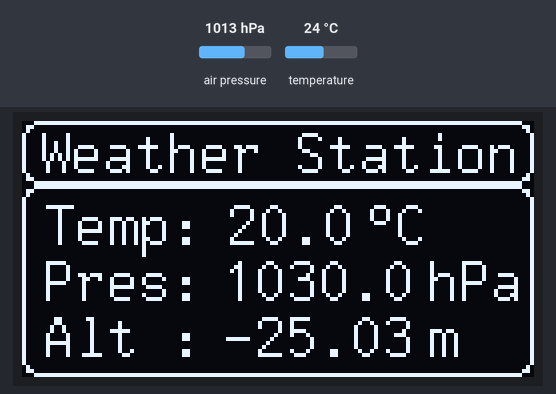
Simulated run of this sketch. Board: Arduino Uno, built with avr-gcc and run on an emulated ATmega328P. Shown: 128×64 one-colour display. The inputs (shaded band) are chosen by the test bench; at power-on: temperature 24 °C, air pressure 1013 hPa. What the sketch prints to the serial monitor is not drawn.

Above: at 4.4 s.
4.5 s: temperature set to 12 °C
At 7.0 s:
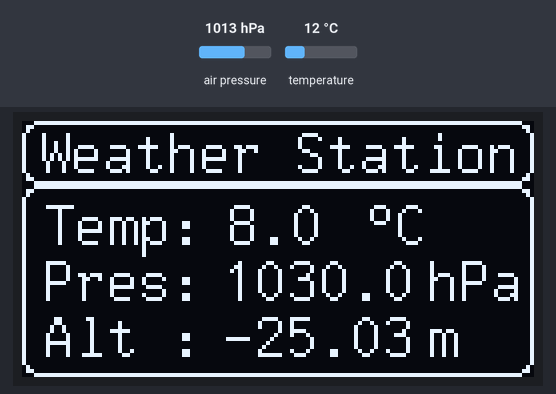
8.1 s: air pressure set to 952 hPa
At 9.7 s:
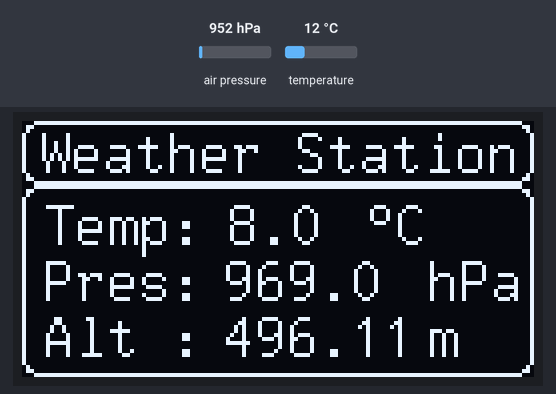
10.8 s: temperature set to 19 °C
At 12.7 s:
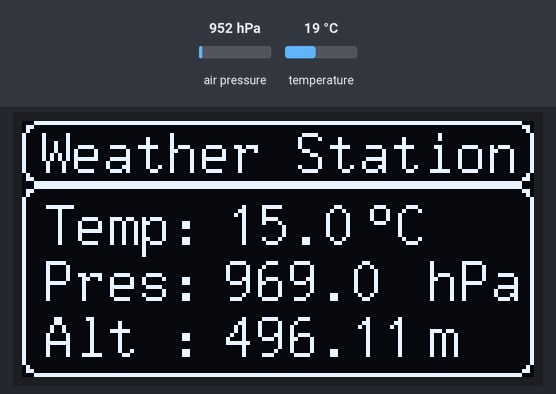
13.5 s: air pressure set to 975 hPa
At 15.8 s:
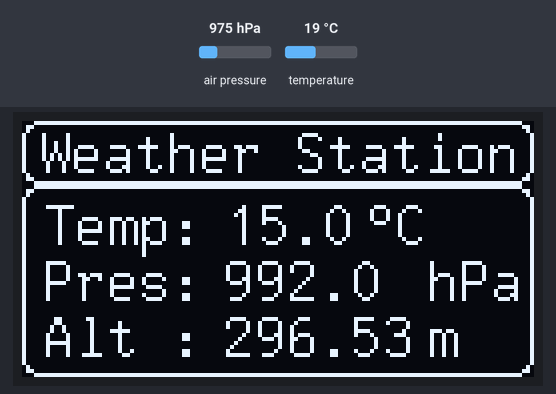
Timing chart, 0 to 17.2 s (numbered marks = the images above; inputs shaded):
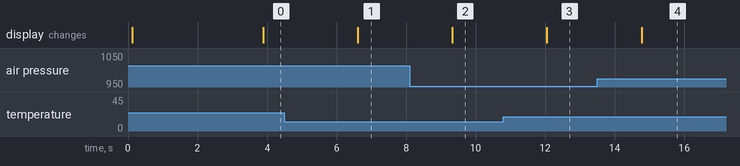

The sketch:

oled_bmp_2.ino
```cpp
#include <Wire.h>
#include <U8g2lib.h>
#include <Adafruit_Sensor.h>
#include <Adafruit_BMP280.h>
#include "logo_xbm.h"
float temp;
float pres;
Adafruit_BMP280 sensor_bmp;

//Definicoes do display Oled
U8G2_SH1106_128X64_NONAME_1_HW_I2C u8g2(U8G2_R0, /* reset=*/ U8X8_PIN_NONE);


void setup()
{
  Serial.begin(9600);
  Serial.println("BMP280 teszt");

  //Verifica a conexão do sensor BMP280
  if (!sensor_bmp.begin())
  {
    Serial.println("Az érzékelő nem található. Ellenőrizze a csatlakozásokat!");
    while (1);
  }
  u8g2.begin();
  u8g2.firstPage();
  do {
    u8g2.setDrawColor(1);
    u8g2.setBitmapMode(1);
    //u8g2.drawRFrame(0, 0, 128, 64, 10); //x,y,w,h,r
    //u8g2.drawRFrame(1, 1, 126, 62, 8); //x,y,w,h,r
    u8g2.drawXBM( 0, 0, logo_width, logo_height, logo_bits);
  } while ( u8g2.nextPage() );
  delay(3000);
  u8g2.begin();

}

void loop()
{
  //Chama a rotina de desenho na tela
  draw();
  Serial.println(sensor_bmp.readTemperature());
  delay(2000);
}

void draw()
{
  temp = (sensor_bmp.readTemperature() - 4.0);
  pres = (sensor_bmp.readPressure() / 100.0F  + 17);
  u8g2.firstPage();
  do {
    //Comandos graficos para o display devem ser colocados aqui
    u8g2.setFont(u8g2_font_t0_15_tf );
    //Mostra a temperatura
    u8g2.drawStr(5, 31, "Temp:      C");
    u8g2.drawCircle(89, 23, 2); //Grau
    u8g2.setCursor(51, 31);
    u8g2.print(temp, 1);

    u8g2.drawStr(5, 45, "Pres:       hPa");
    u8g2.setCursor(50, 45);
    u8g2.print(pres, 1);

    u8g2.drawStr(5, 59, "Alt :       m");
    u8g2.setCursor(50, 59);
    u8g2.print(sensor_bmp.readAltitude(1010));

    u8g2.drawStr((128 - u8g2.getStrWidth("Weather Station")) / 2, 13, "Weather Station");
    u8g2.drawRFrame(0, 16, 128, 48, 4);
    u8g2.drawRFrame(0, 0, 128, 16, 4);
  } while ( u8g2.nextPage() );
}
```

Source omitted: logo_xbm.h (data table, 6506 bytes)

Measured:
- after the input at 4.5 s, the display: changes after 2.1 s (image 1)
- after the input at 8.1 s, the display: changes after 1.2 s (image 2)
- after the input at 10.8 s, the display: changes after 1.3 s (image 3)
- after the input at 13.5 s, the display: changes after 1.3 s (image 4)
